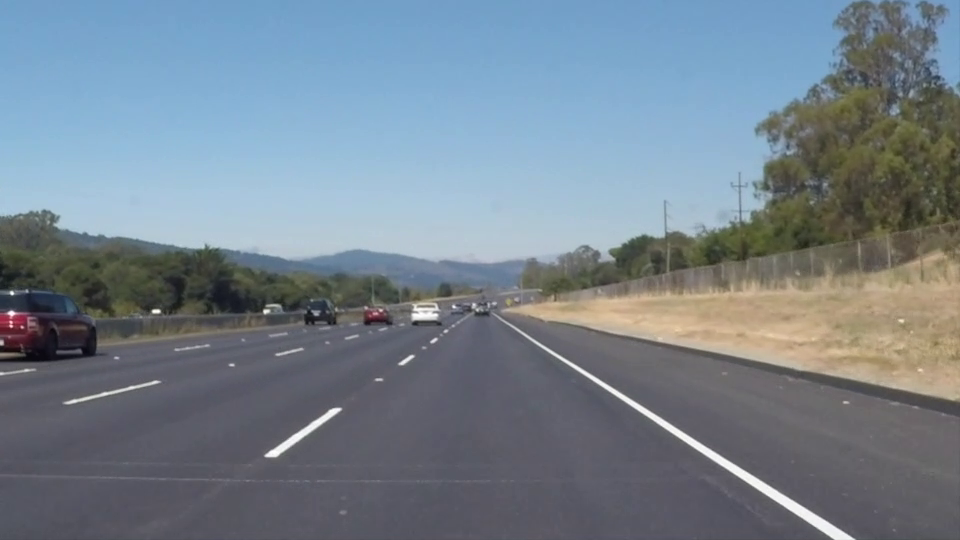
#> input picture frame 22 of data/solidWhiteRight.mp4, 960 x 540 px
$ jupyter execute Robustness.ipynb
#> lines starting #> are read from the running program, lines starting #| are printed output that depends on the picture; after the words box and inside, x2 and y2 are one past the last pixel; in counts of white or black regions, pixels touching at a corner belong together
### functions/irls.py
import numpy as np

def irls_fit(x, y, order=2, max_iter=50, tol=1e-6, eps=1e-6):
    X = np.vstack([x**i for i in range(order, -1, -1)]).T
    beta = np.linalg.lstsq(X, y, rcond=None)[0]

    for _ in range(max_iter):
        residuals = y - X @ beta
        weights = 1.0 / (np.abs(residuals) + eps)
        W = np.diag(weights)
        beta_new = np.linalg.lstsq(W @ X, W @ y, rcond=None)[0]
        if np.linalg.norm(beta_new - beta) < tol:
            break
        beta = beta_new
    return beta

### notebooks/Robustness.ipynb
[cell 1]
import sys
sys.path.append("../functions")
from irls import irls_fit

import cv2
import numpy as np
import matplotlib.pyplot as plt
from sklearn.linear_model import RANSACRegressor
from sklearn.preprocessing import PolynomialFeatures
from sklearn.pipeline import make_pipeline

# === Load Video and Extract First Frame ===
video_path = "../data/solidWhiteRight.mp4"
cap = cv2.VideoCapture(video_path)
ret, frame = cap.read()
#> frame is the input picture: shape (540, 960, 3); mean B, G, R 141.9, 130.7, 117.7
cap.release()
if not ret:
    raise ValueError("Could not read frame from video.")

# === Edge Detection ===
gray = cv2.cvtColor(frame, cv2.COLOR_BGR2GRAY)
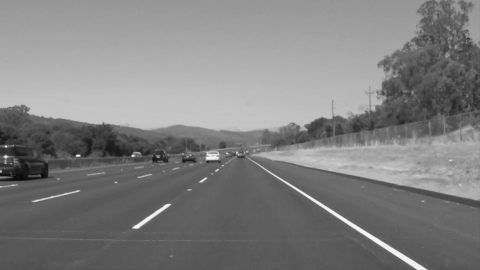
#> gray: shape (540, 960) (shown at 1/2 size); min 6, max 255, mean 128
blur = cv2.GaussianBlur(gray, (5, 5), 0)
edges = cv2.Canny(blur, 50, 150)
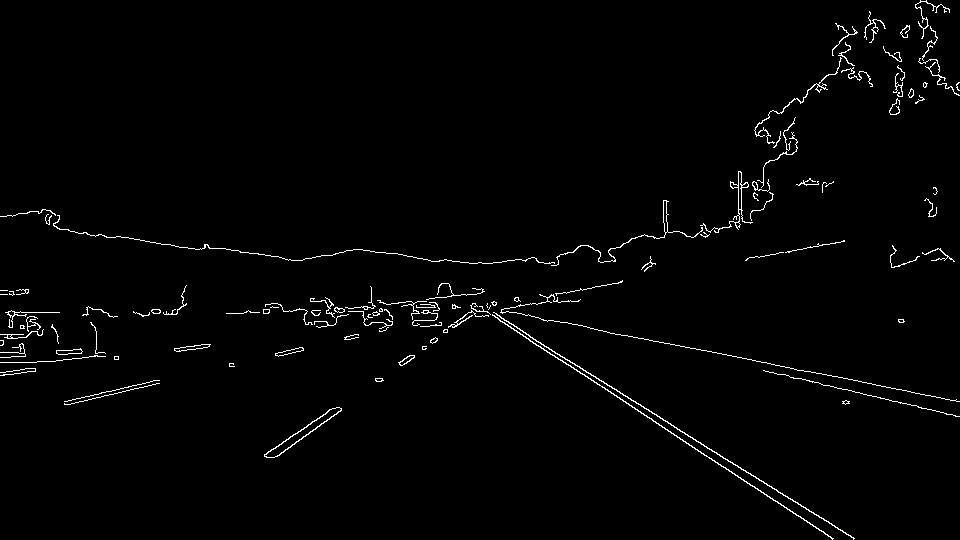
#> edges: shape (540, 960); 1.6% white in thin lines or dots
y_coords, x_coords = np.where(edges > 0)
#> y_coords = 8086 values from 0 to 539; x_coords = 8086 values, max 959 at index 803, min 0 at index 1923, mean 540

# === Sample Left Lane Points ===
h, w = frame.shape[:2]
mask_l = (
    (y_coords > h * 0.6) &
    (y_coords < h * 0.95) &
    (x_coords > w * 0.1) &
    (x_coords < w * 0.45)
)
x_l = x_coords[mask_l]
#> x_l = 750 values, max 431 at index 23, min 97 at index 240, mean 270.9
y_l = y_coords[mask_l]
#> y_l = 750 values from 325 to 457
idx_l = np.random.choice(len(x_l), min(300, len(x_l)), replace=False)
#> idx_l = 300 values, max 746 at index 216, min 0 at index 293, mean 369.7
x_sample = x_l[idx_l]
#> x_sample = 300 values, max 431 at index 151, min 97 at index 172, mean 275.4
y_sample = y_l[idx_l]
#> y_sample = 300 values, max 457 at index 74, min 325 at index 7, mean 382.2

# === Fit Using IRLS, OLS, RANSAC ===
y_fit = np.linspace(min(y_sample), max(y_sample), 200)
X_poly = np.vstack([y_fit**i for i in range(2, -1, -1)]).T

# IRLS
beta_irls = irls_fit(y_sample, x_sample)
#> in irls_fit, `X = np.vstack([x**i for i in range(order, -1, -1)]).T`: X = 300 rows, first 8: [154449, 393, 1], [119025, 345, 1], [126025, 355, 1], [106276, 326, 1], [173889, 417, 1], [171396, 414, 1], [204304, 452, 1], [105625, 325, 1]
#> in irls_fit, `beta = np.linalg.lstsq(X, y, rcond=None)[0]`: beta = [0.0289, -22.68, 4676.9]
#> the loop in irls_fit, `for _ in range(max_iter):` made 11 passes
#> beta on passes 1 to 8: [0.0283, -22.23, 4604.3], [0.029, -22.82, 4720.2], [0.0289, -22.76, 4706.9], [0.0288, -22.64, 4682.6], [0.0285, -22.4, 4639], [0.0284, -22.37, 4633.2], [0.0285, -22.38, 4634.2], [0.0285, -22.38, 4634.8]
#> pass 2, in irls_fit, `W = np.diag(weights)`:
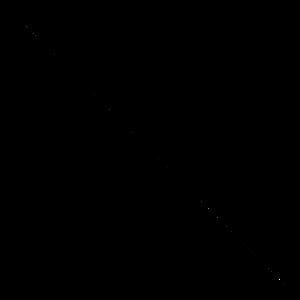
#> W: shape (300, 300) float64; min 0, max 2.32, mean 0.000186; drawn with min black and max white
#> beta_irls = [0.0285, -22.38, 4634.8]
x_irls = X_poly @ beta_irls
#> x_irls = 200 values, max 366 at index 0, min 233.3 at index 103, mean 275.1

# OLS
beta_ols = np.polyfit(y_sample, x_sample, 2)
#> beta_ols = [0.0289, -22.68, 4676.9]
x_ols = np.polyval(beta_ols, y_fit)
#> x_ols = 200 values, max 359 at index 0, min 227.7 at index 102, mean 270.1

# RANSAC
ransac = make_pipeline(PolynomialFeatures(2), RANSACRegressor())
ransac.fit(y_sample.reshape(-1, 1), x_sample)
x_ransac = ransac.predict(y_fit.reshape(-1, 1))

# === Plotting ===
plt.figure(figsize=(10, 6))
plt.imshow(cv2.cvtColor(frame, cv2.COLOR_BGR2RGB))
plt.scatter(x_sample, y_sample, s=5, color='yellow', label='Sampled Points')
plt.plot(x_irls, y_fit, 'r-', linewidth=2, label='IRLS')
plt.plot(x_ols, y_fit, 'g--', linewidth=2, label='OLS')
plt.plot(x_ransac, y_fit, 'c:', linewidth=2, label='RANSAC')
plt.title("Left Lane Curve Fitting: IRLS vs OLS vs RANSAC")
plt.legend()
plt.axis('off')
plt.tight_layout()
plt.show()
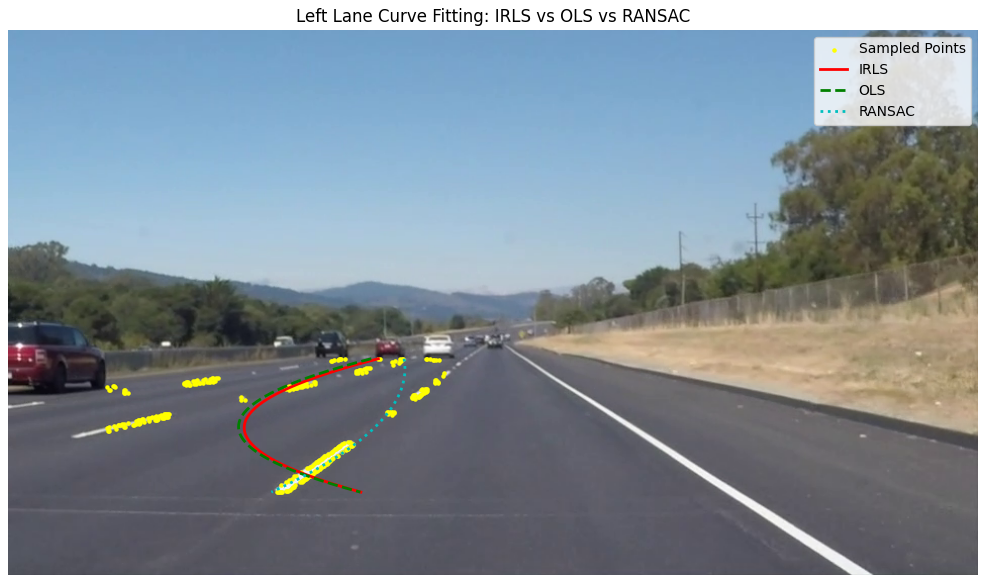
#> figure drawn by matplotlib, 1 panel

[cell 2]
import sys
sys.path.append("../functions")
from irls import irls_fit

import cv2
import numpy as np
import matplotlib.pyplot as plt
from sklearn.linear_model import RANSACRegressor
from sklearn.preprocessing import PolynomialFeatures
from sklearn.pipeline import make_pipeline

# === Load Video and Extract One Frame ===
video_path = "../data/solidWhiteRight.mp4"
cap = cv2.VideoCapture(video_path)
ret, frame = cap.read()
cap.release()
if not ret:
    raise ValueError("Could not read frame from video.")

# === Edge Detection ===
gray = cv2.cvtColor(frame, cv2.COLOR_BGR2GRAY)
blur = cv2.GaussianBlur(gray, (5, 5), 0)
edges = cv2.Canny(blur, 50, 150)
y_coords, x_coords = np.where(edges > 0)
h, w = frame.shape[:2]

# === Define Fitting Function ===
def fit_and_predict(x_lane, y_lane, y_fit, label):
    # IRLS
    beta_irls = irls_fit(y_lane, x_lane)
    x_irls = np.polyval(beta_irls, y_fit) if len(beta_irls) == 3 else (np.vstack([y_fit**i for i in range(2, -1, -1)]).T @ beta_irls)

    # OLS
    beta_ols = np.polyfit(y_lane, x_lane, 2)
    x_ols = np.polyval(beta_ols, y_fit)

    # RANSAC
    ransac = make_pipeline(PolynomialFeatures(2), RANSACRegressor())
    ransac.fit(y_lane.reshape(-1, 1), x_lane)
    x_ransac = ransac.predict(y_fit.reshape(-1, 1))

    return x_irls, x_ols, x_ransac

# === Process Lane (LEFT) ===
mask_l = (
    (y_coords > h * 0.6) &
    (y_coords < h * 0.95) &
    (x_coords > w * 0.1) &
    (x_coords < w * 0.45)
)
x_l = x_coords[mask_l]
y_l = y_coords[mask_l]
idx_l = np.random.choice(len(x_l), min(300, len(x_l)), replace=False)
#> idx_l = 300 values, max 748 at index 148, min 1 at index 235, mean 369.1
x_sample_l = x_l[idx_l]
#> x_sample_l = 300 values, max 430 at index 64, min 97 at index 131, mean 277.7
y_sample_l = y_l[idx_l]
#> y_sample_l = 300 values, max 457 at index 32, min 325 at index 16, mean 382.3
y_fit_l = np.linspace(min(y_sample_l), max(y_sample_l), 200)
x_irls_l, x_ols_l, x_ransac_l = fit_and_predict(x_sample_l, y_sample_l, y_fit_l, 'Left')
#> in irls_fit (call 2), `X = np.vstack([x**i for i in range(order, -1, -1)]).T`: X = 300 rows, first 8: [154449, 393, 1], [118336, 344, 1], [188356, 434, 1], [106276, 326, 1], [168100, 410, 1], [126736, 356, 1], [197136, 444, 1], [145161, 381, 1]
#> the loop in irls_fit (call 2), `for _ in range(max_iter):` made 12 passes
#> beta on passes 1 to 8: [0.0267, -21.07, 4382.3], [0.0267, -21.07, 4383.5], [0.0269, -21.19, 4409.1], [0.0272, -21.48, 4467.3], [0.028, -22.08, 4585.4], [0.0285, -22.49, 4667.2], [0.0284, -22.46, 4660.4], [0.0284, -22.43, 4654.9]
#> in fit_and_predict, `beta_irls = irls_fit(y_lane, x_lane)`: beta_irls = [0.0284, -22.42, 4653.1]
#> in fit_and_predict, `x_irls = np.polyval(beta_irls, y_fit) if len(beta_irls) == 3 else (np...`: x_irls = 200 values, max 366 at index 0, min 227.8 at index 105, mean 269.9
#> in fit_and_predict, `beta_ols = np.polyfit(y_lane, x_lane, 2)`: beta_ols = [0.0268, -21.09, 4384.7]
#> in fit_and_predict, `x_ols = np.polyval(beta_ols, y_fit)`: x_ols = 200 values, max 358.2 at index 0, min 231.4 at index 104, mean 270.9
#> x_irls_l has the same summary as x_irls in fit_and_predict; x_ols_l has the same summary as x_ols in fit_and_predict; x_ransac_l = 200 values, max 386.7 at index 36, min 254.6 at index 199, mean 350

# === Process Lane (RIGHT) ===
mask_r = (
    (y_coords > h * 0.6) &
    (y_coords < h * 0.95) &
    (x_coords > w * 0.55) &
    (x_coords < w * 0.95)
)
x_r = x_coords[mask_r]
#> x_r = 1404 values, max 911 at index 717, min 529 at index 43, mean 705.6
y_r = y_coords[mask_r]
#> y_r = 1404 values from 325 to 512
idx_r = np.random.choice(len(x_r), min(300, len(x_r)), replace=False)
#> idx_r = 300 values, max 1403 at index 155, min 4 at index 242, mean 668.7
x_sample_r = x_r[idx_r]
#> x_sample_r = 300 values, max 906 at index 37, min 530 at index 175, mean 693
y_sample_r = y_r[idx_r]
#> y_sample_r = 300 values, max 512 at index 155, min 325 at index 242, mean 400.9
y_fit_r = np.linspace(min(y_sample_r), max(y_sample_r), 200)
x_irls_r, x_ols_r, x_ransac_r = fit_and_predict(x_sample_r, y_sample_r, y_fit_r, 'Right')
#> in irls_fit (call 3), `X = np.vstack([x**i for i in range(order, -1, -1)]).T`: X = 300 rows, first 8: [157609, 397, 1], [154449, 393, 1], [115600, 340, 1], [231361, 481, 1], [139876, 374, 1], [131044, 362, 1], [128164, 358, 1], [129600, 360, 1]
#> x_irls_r = 200 values from 619.4 to 785; x_ols_r = 200 values from 610.5 to 761.7; x_ransac_r = 200 values from 546.4 to 812.7

# === Plot ===
plt.figure(figsize=(12, 7))
plt.imshow(cv2.cvtColor(frame, cv2.COLOR_BGR2RGB))

# Left lane
plt.scatter(x_sample_l, y_sample_l, s=5, color='yellow', label='Left: Sampled Points')
plt.plot(x_irls_l, y_fit_l, 'r-', linewidth=2, label='Left: IRLS')
plt.plot(x_ols_l, y_fit_l, 'g--', linewidth=2, label='Left: OLS')
plt.plot(x_ransac_l, y_fit_l, 'c:', linewidth=2, label='Left: RANSAC')

# Right lane
plt.scatter(x_sample_r, y_sample_r, s=5, color='orange', label='Right: Sampled Points')
plt.plot(x_irls_r, y_fit_r, 'r-', linewidth=2)
plt.plot(x_ols_r, y_fit_r, 'g--', linewidth=2)
plt.plot(x_ransac_r, y_fit_r, 'c:', linewidth=2)

plt.title("Left and Right Lane Fitting: IRLS vs OLS vs RANSAC")
plt.legend(loc='upper right')
plt.axis('off')
plt.tight_layout()
plt.show()
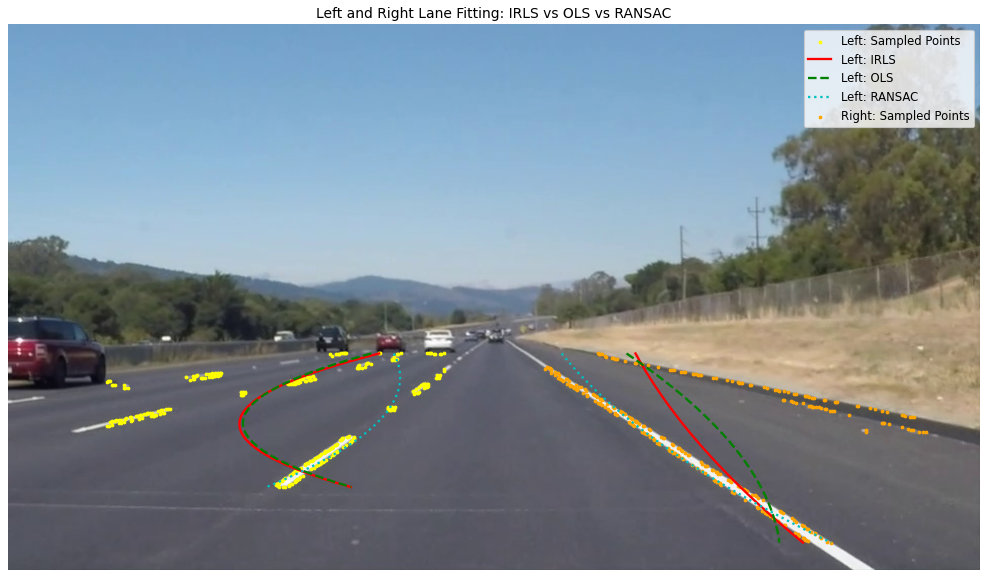
#> figure drawn by matplotlib, 1 panel

[cell 3]
import sys
sys.path.append("../functions")
from irls import irls_fit

import cv2
import numpy as np
import matplotlib.pyplot as plt
from sklearn.linear_model import RANSACRegressor
from sklearn.preprocessing import PolynomialFeatures
from sklearn.pipeline import make_pipeline

# === Helper: Region of Interest ===
def region_of_interest(img):
    h, w = img.shape[:2]
    mask = np.zeros_like(img)
    polygon = np.array([[
        (int(w * 0.1), int(h * 0.95)),
        (int(w * 0.45), int(h * 0.6)),
        (int(w * 0.55), int(h * 0.6)),
        (int(w * 0.9), int(h * 0.95))
    ]], dtype=np.int32)
    cv2.fillPoly(mask, polygon, 255)
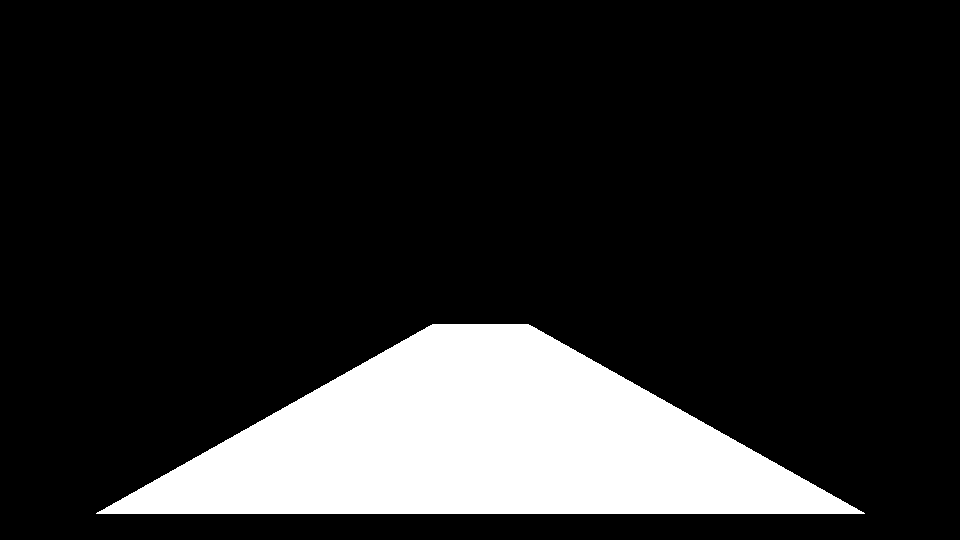
#> mask: shape (540, 960); 15.9% white; 1 white region, box (x1, y1, x2, y2) and area: (96, 324, 865, 514) 82417
    masked = cv2.bitwise_and(img, mask)
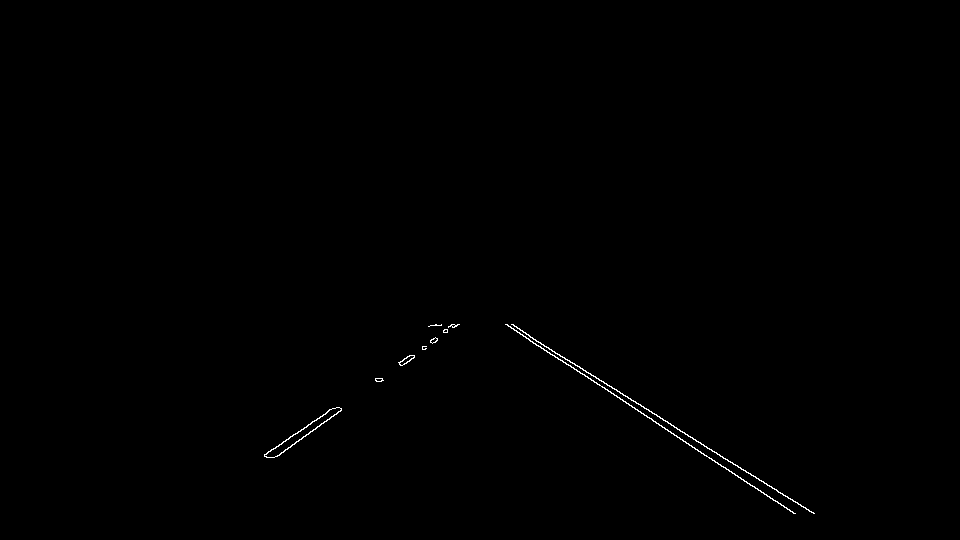
#> masked: shape (540, 960); 0.27% white in thin lines or dots, all inside (x1, y1, x2, y2) = (264, 324, 815, 514)
    return masked

# === Fit & Predict Function ===
def fit_and_predict(x_lane, y_lane, y_fit):
    beta_irls = irls_fit(y_lane, x_lane)
    x_irls = np.polyval(beta_irls, y_fit) if len(beta_irls) == 3 else (np.vstack([y_fit**i for i in range(2, -1, -1)]).T @ beta_irls)
    beta_ols = np.polyfit(y_lane, x_lane, 2)
    x_ols = np.polyval(beta_ols, y_fit)
    ransac = make_pipeline(PolynomialFeatures(2), RANSACRegressor())
    ransac.fit(y_lane.reshape(-1, 1), x_lane)
    x_ransac = ransac.predict(y_fit.reshape(-1, 1))
    return x_irls, x_ols, x_ransac

# === Load Frame ===
video_path = "../data/solidWhiteRight.mp4"
cap = cv2.VideoCapture(video_path)
ret, frame = cap.read()
cap.release()
if not ret:
    raise ValueError("Failed to read frame from video.")

# === Preprocess ===
gray = cv2.cvtColor(frame, cv2.COLOR_BGR2GRAY)
blur = cv2.GaussianBlur(gray, (5, 5), 0)
edges = cv2.Canny(blur, 50, 150)
edges_roi = region_of_interest(edges)

# === Sample from ROI ===
y_coords, x_coords = np.where(edges_roi > 0)
#> y_coords = 1381 values from 324 to 513; x_coords = 1381 values, max 814 at index 1380, min 264 at index 1049, mean 564.9
h, w = frame.shape[:2]

# LEFT lane
mask_l = (x_coords < w / 2)
x_l = x_coords[mask_l]
#> x_l = 410 values, max 459 at index 9, min 264 at index 386, mean 348.8
y_l = y_coords[mask_l]
#> y_l = 410 values from 324 to 457
idx_l = np.random.choice(len(x_l), min(300, len(x_l)), replace=False)
#> idx_l = 300 values, max 409 at index 198, min 0 at index 184, mean 209.5
x_sample_l = x_l[idx_l]
#> x_sample_l = 300 values, max 459 at index 82, min 264 at index 192, mean 346.9
y_sample_l = y_l[idx_l]
#> y_sample_l = 300 values, max 457 at index 0, min 324 at index 24, mean 400.6
y_fit_l = np.linspace(min(y_sample_l), max(y_sample_l), 200)
x_irls_l, x_ols_l, x_ransac_l = fit_and_predict(x_sample_l, y_sample_l, y_fit_l)
#> in irls_fit (call 4), `X = np.vstack([x**i for i in range(order, -1, -1)]).T`: X = 300 rows, first 8: [208849, 457, 1], [129600, 360, 1], [110224, 332, 1], [170569, 413, 1], [165649, 407, 1], [172225, 415, 1], [119716, 346, 1], [207936, 456, 1]
#> in fit_and_predict, `beta_irls = irls_fit(y_lane, x_lane)`: beta_irls = [-0.000872, -0.69, 765.3]
#> in fit_and_predict, `x_irls = np.polyval(beta_irls, y_fit) if len(beta_irls) == 3 else (np...`: x_irls = 200 values, max 450.3 at index 0, min 268 at index 199, mean 361.7
#> in fit_and_predict, `beta_ols = np.polyfit(y_lane, x_lane, 2)`: beta_ols = [-0.000963, -0.625, 754]
#> in fit_and_predict, `x_ols = np.polyval(beta_ols, y_fit)`: x_ols = 200 values, max 450.3 at index 0, min 267.1 at index 199, mean 361.5
#> x_irls_l has the same summary as x_irls in fit_and_predict; x_ols_l has the same summary as x_ols in fit_and_predict; x_ransac_l has the same summary as x_ols in fit_and_predict

# RIGHT lane
mask_r = (x_coords >= w / 2)
x_r = x_coords[mask_r]
#> x_r = 971 values, max 814 at index 970, min 505 at index 0, mean 656.2
y_r = y_coords[mask_r]
#> y_r = 971 values from 324 to 513
idx_r = np.random.choice(len(x_r), min(300, len(x_r)), replace=False)
#> idx_r = 300 values, max 970 at index 56, min 2 at index 79, mean 489
x_sample_r = x_r[idx_r]
#> x_sample_r = 300 values, max 814 at index 56, min 507 at index 79, mean 657.4
y_sample_r = y_r[idx_r]
#> y_sample_r = 300 values, max 513 at index 37, min 324 at index 79, mean 419.4
y_fit_r = np.linspace(min(y_sample_r), max(y_sample_r), 200)
x_irls_r, x_ols_r, x_ransac_r = fit_and_predict(x_sample_r, y_sample_r, y_fit_r)
#> in irls_fit (call 5), `X = np.vstack([x**i for i in range(order, -1, -1)]).T`: X = 300 rows, first 8: [247009, 497, 1], [259081, 509, 1], [165649, 407, 1], [151321, 389, 1], [105625, 325, 1], [205209, 453, 1], [199809, 447, 1], [207025, 455, 1]
#> x_irls_r = 200 values from 507.5 to 795; x_ols_r = 200 values from 508.7 to 802.9; x_ransac_r = 200 values from 508.7 to 802.9

# === Plot ===
plt.figure(figsize=(12, 7))
plt.imshow(cv2.cvtColor(frame, cv2.COLOR_BGR2RGB))

plt.scatter(x_sample_l, y_sample_l, s=5, color='yellow', label='Left Points')
plt.plot(x_irls_l, y_fit_l, 'r-', linewidth=2, label='Left IRLS')
plt.plot(x_ols_l, y_fit_l, 'g--', linewidth=2, label='Left OLS')
plt.plot(x_ransac_l, y_fit_l, 'c:', linewidth=2, label='Left RANSAC')

plt.scatter(x_sample_r, y_sample_r, s=5, color='orange', label='Right Points')
plt.plot(x_irls_r, y_fit_r, 'r-', linewidth=2)
plt.plot(x_ols_r, y_fit_r, 'g--', linewidth=2)
plt.plot(x_ransac_r, y_fit_r, 'c:', linewidth=2)

plt.title("Focused Lane Curve Fitting (IRLS, OLS, RANSAC)")
plt.legend(loc='upper right')
plt.axis('off')
plt.tight_layout()
plt.show()
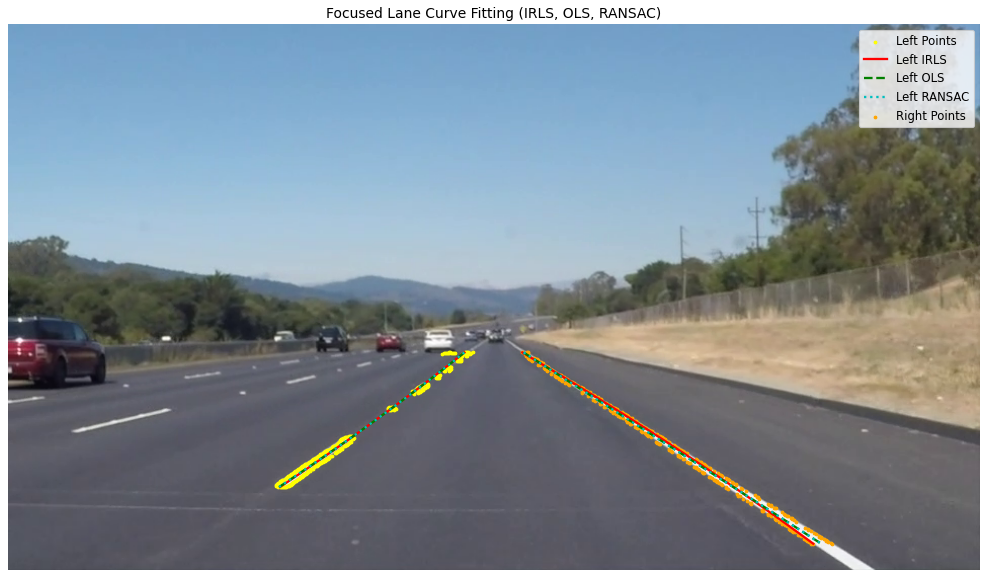
#> figure drawn by matplotlib, 1 panel
